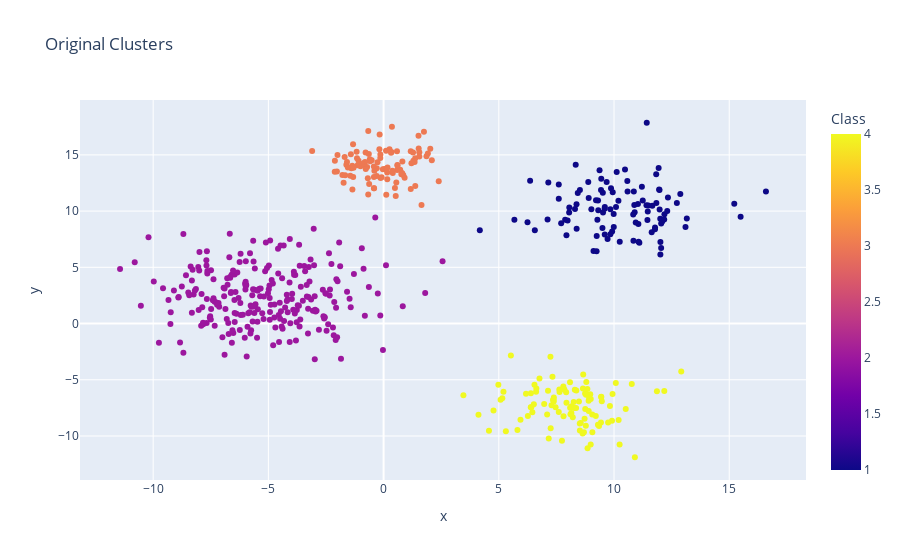
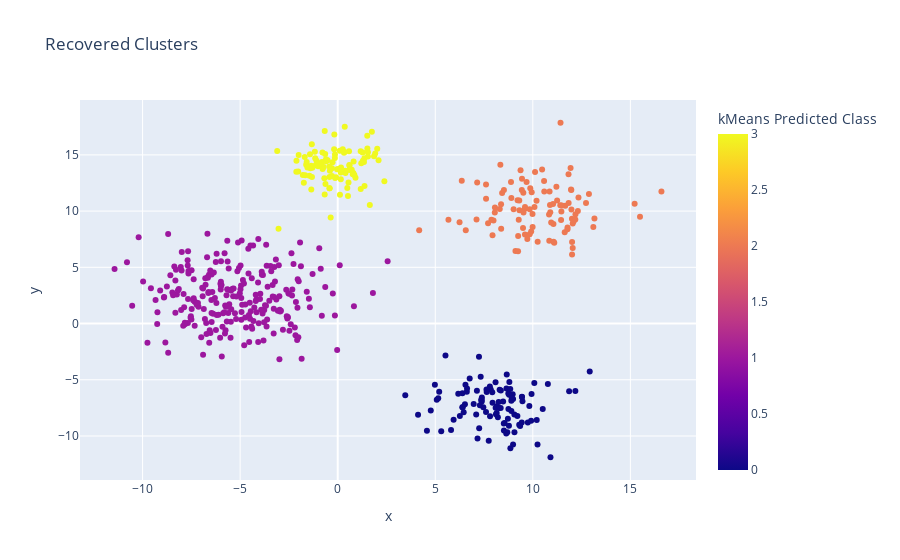

Notebook code cell kept with these figures, in order:
### Code cell
# Imports
import numpy as np
from numpy import random as rnd
from sklearn.cluster import KMeans
from plotly import express as px
import pandas as pd

# Create random samples
df = pd.DataFrame()
# Distribution 1
xt = [10,10] +2*rnd.randn(100,2)
xt = np.append(xt,1*np.ones((xt.shape[0],1)),axis=1)
df = pd.concat([df,pd.DataFrame(xt)])
# Distribution 2
xt = [-5,2] +2.4*rnd.randn(250,2)
xt = np.append(xt,2*np.ones((xt.shape[0],1)),axis=1)
df = pd.concat([df,pd.DataFrame(xt)])
# Distribution 3
xt = [0,14] +1.3*rnd.randn(100,2)
xt = np.append(xt,3*np.ones((xt.shape[0],1)),axis=1)
df = pd.concat([df,pd.DataFrame(xt)])
# Distribution 4
xt = [8,-7] +1.7*rnd.randn(100,2)
xt = np.append(xt,4*np.ones((xt.shape[0],1)),axis=1)
df = pd.concat([df,pd.DataFrame(xt)])
# Align and shuffle
df[2] = df[2].astype(int)
df = df.rename(columns={0:'x',1:'y',2:'Class'})
df = df.sample(frac=1)

# Fit clustering algorithm with four assumed clusters
clf = KMeans(n_clusters=4)
clf.fit(df[['x','y']].values)
df['kMeans Predicted Class'] = clf.predict(df[['x','y']].values)

#Visualize initial real clustering
plot1 = px.scatter(
    data_frame=df,
    x='x',
    y='y',
    color='Class',
    title='Original Clusters'
)
plot1.show()
# Visualize recovered clusters
plot2 = px.scatter(
    data_frame=df,
    x='x',
    y='y',
    color='kMeans Predicted Class',
    title='Recovered Clusters'
)
plot2.show()

### Figure 1 — Plotly figure (JSON) as saved in the notebook; plotly's stock layout.template omitted (floating-point values rounded to 4 significant figures; data arrays with more than 128 entries replaced by an {"elided": "..."} marker saying what was removed)
{"data": [{"hovertemplate": "x=%{x}<br>y=%{y}<br>Class=%{marker.color}<extra></extra>", "legendgroup": "", "marker": {"color": {"elided": "550 int values"}, "coloraxis": "coloraxis", "symbol": "circle"}, "mode": "markers", "name": "", "orientation": "v", "showlegend": false, "type": "scatter", "x": {"elided": "550 float values"}, "xaxis": "x", "y": {"elided": "550 float values"}, "yaxis": "y"}], "layout": {"coloraxis": {"colorbar": {"title": {"text": "Class"}}, "colorscale": [[0, "#0d0887"], [0.1111, "#46039f"], [0.2222, "#7201a8"], [0.3333, "#9c179e"], [0.4444, "#bd3786"], [0.5556, "#d8576b"], [0.6667, "#ed7953"], [0.7778, "#fb9f3a"], [0.8889, "#fdca26"], [1, "#f0f921"]]}, "legend": {"tracegroupgap": 0}, "title": {"text": "Original Clusters"}, "xaxis": {"anchor": "y", "domain": [0, 1], "title": {"text": "x"}}, "yaxis": {"anchor": "x", "domain": [0, 1], "title": {"text": "y"}}}}

### Figure 2 — Plotly figure (JSON) as saved in the notebook; plotly's stock layout.template omitted (floating-point values rounded to 4 significant figures; data arrays with more than 128 entries replaced by an {"elided": "..."} marker saying what was removed)
{"data": [{"hovertemplate": "x=%{x}<br>y=%{y}<br>kMeans Predicted Class=%{marker.color}<extra></extra>", "legendgroup": "", "marker": {"color": {"elided": "550 int values"}, "coloraxis": "coloraxis", "symbol": "circle"}, "mode": "markers", "name": "", "orientation": "v", "showlegend": false, "type": "scatter", "x": {"elided": "550 float values"}, "xaxis": "x", "y": {"elided": "550 float values"}, "yaxis": "y"}], "layout": {"coloraxis": {"colorbar": {"title": {"text": "kMeans Predicted Class"}}, "colorscale": [[0, "#0d0887"], [0.1111, "#46039f"], [0.2222, "#7201a8"], [0.3333, "#9c179e"], [0.4444, "#bd3786"], [0.5556, "#d8576b"], [0.6667, "#ed7953"], [0.7778, "#fb9f3a"], [0.8889, "#fdca26"], [1, "#f0f921"]]}, "legend": {"tracegroupgap": 0}, "title": {"text": "Recovered Clusters"}, "xaxis": {"anchor": "y", "domain": [0, 1], "title": {"text": "x"}}, "yaxis": {"anchor": "x", "domain": [0, 1], "title": {"text": "y"}}}}
